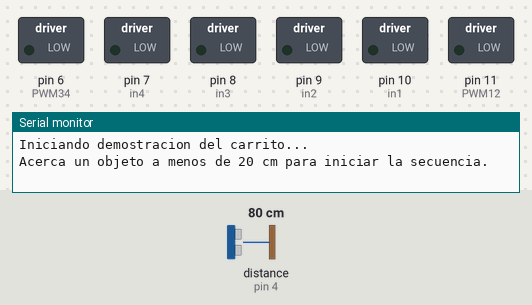
Bench run of a sketch on a simulated Arduino Uno, built with avr-gcc and run on an emulated ATmega328P. Parts: switched loads named in the sketch (green lamp = pin HIGH), the last lines printed to the serial monitor. Wiring (inferred from the names in the program): ultrasonic range finder: trigger pin 3; echo pin 4. The test bench sets the inputs (shaded band); at power-on: distance to the obstacle (sensor on pin 4) 80 cm. The echo pulse lasts 58.3 µs per cm; pins used as bus, display or sensor lines are not drawn.

Above: at 1.2 s.
1.3 s: distance to the obstacle (sensor on pin 4) set to 22 cm
2.8 s: distance to the obstacle (sensor on pin 4) set to 19 cm
At 3.6 s:
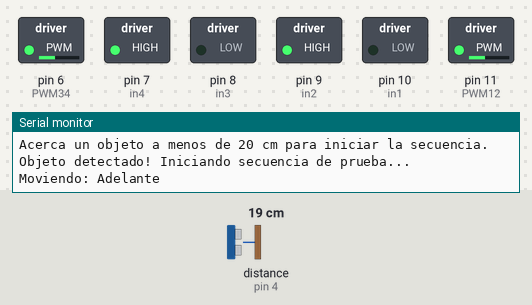
At 6.2 s:
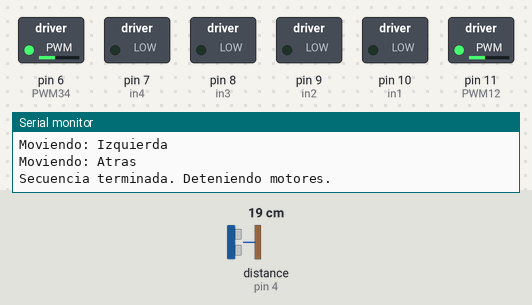
7.3 s: distance to the obstacle (sensor on pin 4) set to 2 cm
At 9.2 s:
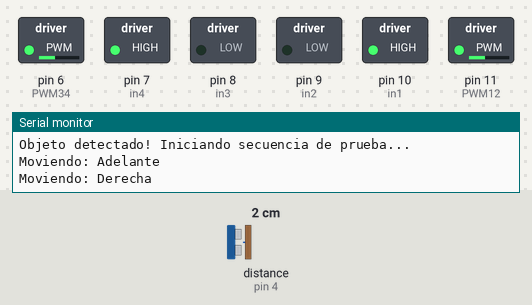
Timing chart, 0 to 10.4 s (numbered marks = the images above; inputs shaded):
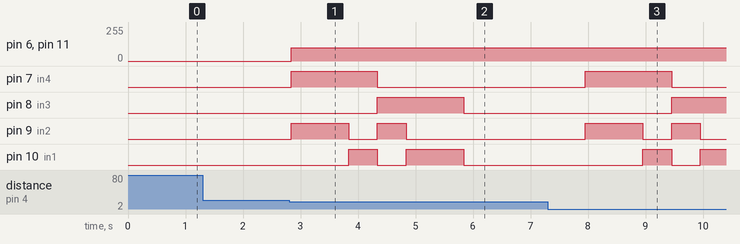

Measured:
- the behaviour switches between 21 and 20 cm on distance to the obstacle (sensor on pin 4) (found by bisection; images 0 and 1)
- after the input at 1.3 s, every drawn part: stays the same
- after the input at 2.8 s, pin 6 (PWM34): 0/255 → 100/255 at once; pin 7 (in4): LOW → HIGH at once, → LOW 1.5 s later

The sketch:

Carrito_orienta_objetos.ino
```cpp
#include "Carrito.h"

// Instanciamos el objeto del carrito
Carrito R; //Cambiar nombre de su carrito, solo cambiar la letra "R" por su nombre, no modificar lo que dice Carrito

//Recuerden cambiar en todas las funciones el nombre de su carrito en lugar de "R".

// Prototipo de la función
bool probarSensor(float umbralDistancia);

// Definición de pines
const int trigPin = 3;
const int echoPin = 4;

void setup() {
  Serial.begin(9600);
  pinMode(trigPin, OUTPUT);
  pinMode(echoPin, INPUT);

  // Aseguramos que los motores inicien apagados
  R.parar();

  Serial.println("Iniciando demostracion del carrito...");
  Serial.println("Acerca un objeto a menos de 20 cm para iniciar la secuencia.");
}

void loop() {
  float umbral = 20.0;
  bool objetoDetectado = probarSensor(umbral);

  // Si detecta algo, arranca la rutina de prueba
  if (objetoDetectado == true) {
    Serial.println("Objeto detectado! Iniciando secuencia de prueba...");

    Serial.println("Moviendo: Adelante");
    R.adelante();
    delay(1000);

    Serial.println("Moviendo: Derecha");
    R.derecha();
    delay(500);

    Serial.println("Moviendo: Izquierda");
    R.izquierda();
    delay(500);

    Serial.println("Moviendo: Atras");
    R.atras();
    delay(1000);

    Serial.println("Secuencia terminada. Deteniendo motores.");
    R.parar();

    // Pausa de 2 segundos para darte tiempo de quitar la mano
    delay(2000);
    Serial.println("Listo para otra prueba.");
    Serial.println("------------------------------------------------");

  } else {
    // Si no hay nada enfrente, se mantiene quieto
    R.parar();
  }

  // Pequeña pausa para no saturar el sensor ultrasónico
  delay(100);
}

// Función del sensor ultrasónico
bool probarSensor(float umbralDistancia) {
  digitalWrite(trigPin, LOW);
  delayMicroseconds(2);

  digitalWrite(trigPin, HIGH);
  delayMicroseconds(10);
  digitalWrite(trigPin, LOW);

  long duracion = pulseIn(echoPin, HIGH);

  float distancia = duracion * 0.0343 / 2.0;

  if (distancia > 0.0 && distancia <= umbralDistancia) {
    return true;
  } else {
    return false;
  }
}
```

Carrito.h
```cpp
class Carrito {
  private: //Se declaran los pines que utiliza el carrito asi como las velocidades (vel)
    int in1 = 10;
    int in2 = 9;
    int in3 = 8;
    int in4 = 7;
    int PWM12 = 11;
    int PWM34 = 6;
    int vel12 = 100;
    int vel34 = 100;

  public: //Se declaran los atributos (void setup) y metodos (funciones) de nuestra clase
    //Atributos
    Carrito() {
      pinMode(in1, OUTPUT);
      pinMode(in2, OUTPUT);
      pinMode(in3, OUTPUT);
      pinMode(in4, OUTPUT);
    }

    //Funciones
    void adelante() {
      digitalWrite(in1, LOW);
      digitalWrite(in2, HIGH);
      analogWrite(PWM12, vel12);
      digitalWrite(in3, LOW);
      digitalWrite(in4, HIGH);
      analogWrite(PWM34, vel34);
    }

    void izquierda() {
      digitalWrite(in1, LOW);
      digitalWrite(in2, HIGH);
      analogWrite(PWM12, vel12);
      digitalWrite(in3, HIGH);
      digitalWrite(in4, LOW);
      analogWrite(PWM34, vel34);
    }

    void derecha() {
      digitalWrite(in1,HIGH);
      digitalWrite(in2, LOW);
      analogWrite(PWM12, vel12);
      digitalWrite(in3, LOW);
      digitalWrite(in4, HIGH);
      analogWrite(PWM34, vel34);
    }

    void atras() {
      digitalWrite(in1, HIGH);
      digitalWrite(in2, LOW);
      analogWrite(PWM12, vel12);
      digitalWrite(in3, HIGH);
      digitalWrite(in4, LOW);
      analogWrite(PWM34, vel34);
    }

    void parar() {
      digitalWrite(in1, LOW);
      digitalWrite(in2, LOW);
      digitalWrite(in3, LOW);
      digitalWrite(in4, LOW);
    }
};
```
